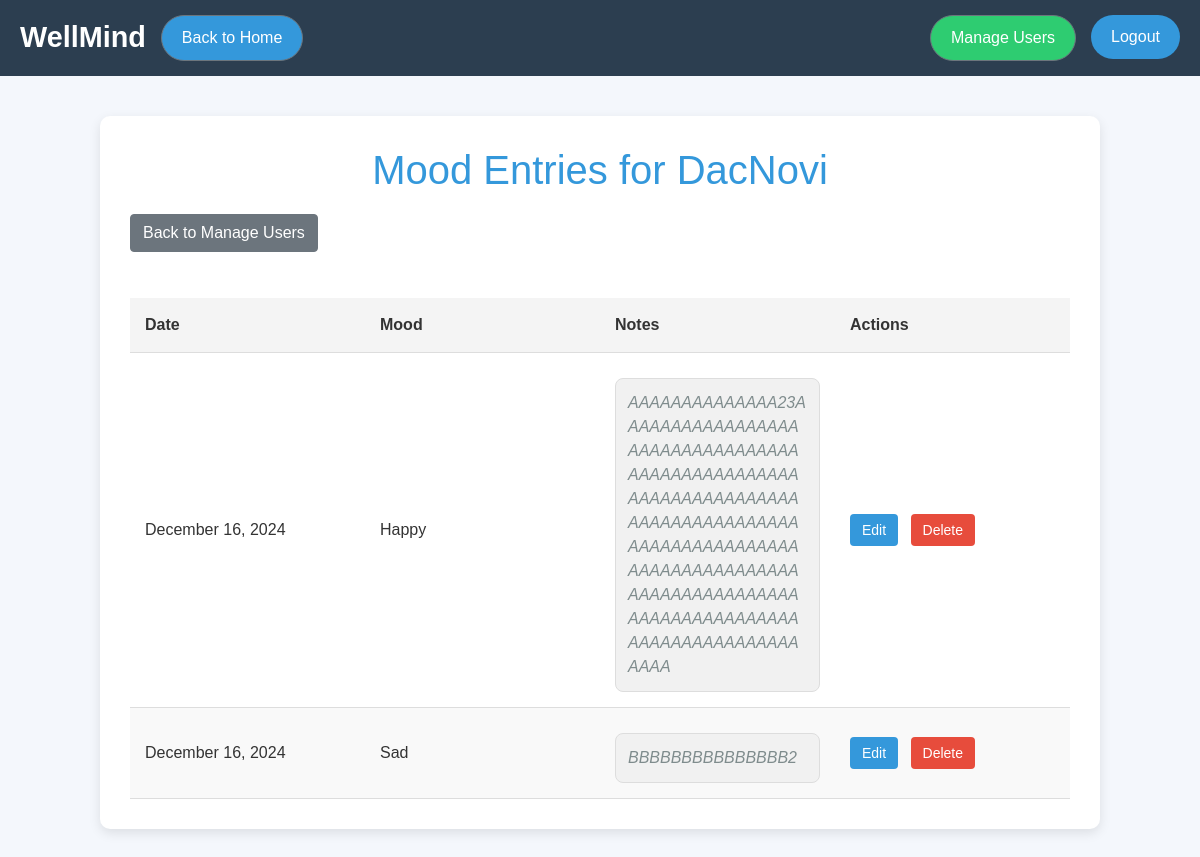
Page /tracker/user/11/mood-entries/ on the earlier database version.
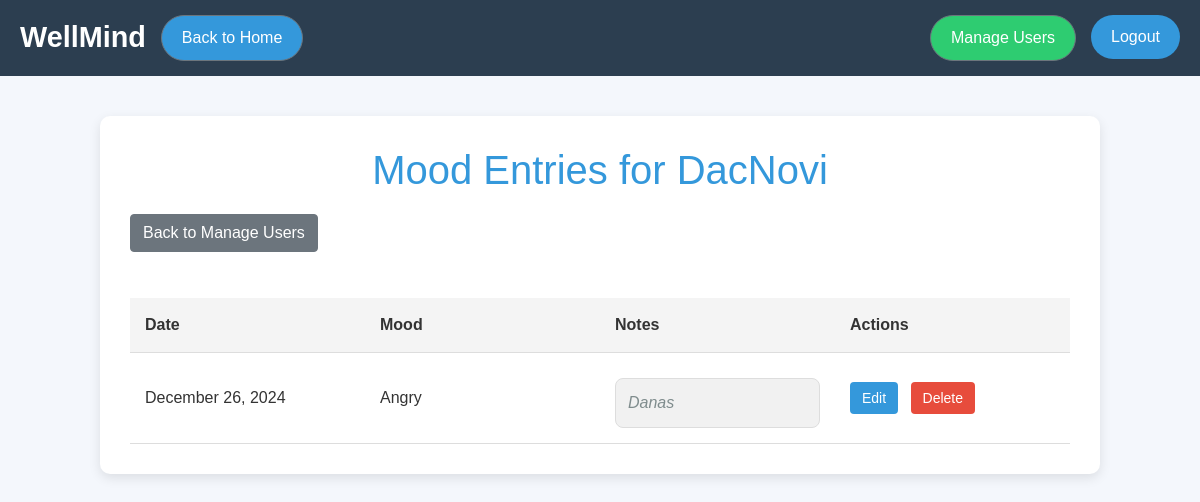
Same page on the later database version.
### tracker/models.py (models this page shows)
class MoodEntry(models.Model):
    user = models.ForeignKey(User, on_delete=models.CASCADE)
    date = models.DateField(auto_now_add=True)
    mood = models.CharField(max_length=20, choices=[
        ('Happy', 'Happy'),
        ('Sad', 'Sad'),
        ('Anxious', 'Anxious'),
        ('Neutral', 'Neutral'),
        ('Angry', 'Angry'),
    ])
    note = models.TextField(blank=True)

### tracker/views.py (the view)
# urls.py: path('user/<int:user_id>/mood-entries/', views.user_mood_entries, name='user_mood_entries'),
def user_mood_entries(request, user_id):
    user = get_object_or_404(User, id=user_id)
    mood_entries = MoodEntry.objects.filter(user=user)
    return render(request, 'tracker/user_mood_entries.html', {'user': user, 'mood_entries': mood_entries})

### tracker/templates/tracker/user_mood_entries.html (shortened to what this page needs)
<!DOCTYPE html>
<html lang="en">
<head>
    <link rel="stylesheet" href="https://maxcdn.bootstrapcdn.com/bootstrap/4.5.2/css/bootstrap.min.css">
</head>
<body>
    <div class="header">
        <div class="nav-left">
            <div class="logo">WellMind</div>
            <a href="{% url 'home' %}" class="btn btn-secondary">Back to Home</a>
        </div>
        <div class="nav-right">
            <a href="{% url 'manage_users' %}" class="btn btn-secondary">Manage Users</a>
            <form action="{% url 'logout' %}" method="post" style="display:inline;">
                <button type="submit">Logout</button>
            </form>
        </div>
    </div>
    <div class="container">
        <h1>Mood Entries for {{ user.username }}</h1>
        <a href="{% url 'manage_users' %}" class="btn btn-secondary mb-3">Back to Manage Users</a>
        <div style="overflow-x:auto;">
            <table>
                <thead>
                    <tr>
                        <th>Date</th>
                        <th>Mood</th>
                        <th>Notes</th>
                        <th>Actions</th>
                    </tr>
                </thead>
                <tbody>
                    {% for entry in mood_entries %}
                    <tr>
                        <td>{{ entry.date|date:"F j, Y" }}</td>
                        <td>{{ entry.mood }}</td>
                        <td>
                            {% if entry.note %}
                                <div class="notes">{{ entry.note }}</div>
                            {% else %}
                                <div class="notes">No notes available</div>
                            {% endif %}
                        </td>
                        <td class="actions">
                            <a href="{% url 'edit_mood' entry.id %}">Edit</a>
                            <a href="{% url 'delete_mood' entry.id %}" >Delete</a>
                        </td>
                    </tr>
                    {% endfor %}
                </tbody>
            </table>
        </div>
    </div>
</body>
</html>

Differences in the rows shown:
removed MoodEntry: date "December 16, 2024", mood "Happy", note "AAAAAAAAAAAAAA23AAAAAAAAAAAAAAAAAAAAAAAAAAAAAAAAAAAAAAAAAAAAAAAAAAAAAAAAAAAAAAAAAAAAAAAAAAAAAAAAAAAAAAAAAAAAAAAAAAAAAAAAAAAAAAAAAAAAAAAAAAAAAAAAAAAAAAAAAAAAAAAAAAAAAAAAAAAAAAAAAAAAA"
removed MoodEntry: date "December 16, 2024", mood "Sad", note "BBBBBBBBBBBBBBB2"
added MoodEntry: date "December 26, 2024", mood "Angry", note "Danas"
